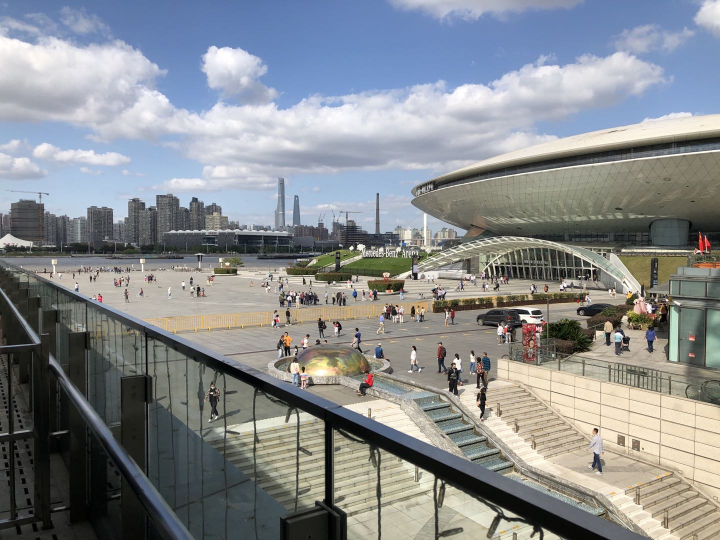
#> input picture Exposure-Fusion/test_images/normal.jpg, 1440 x 1080 px (shown at 1/2 size); its folder holds only this picture in this run
$ python ExposureFusion.py   (older library calls are emulated)
#> lines starting #> are read from the running program, lines starting #| are printed output that depends on the picture
### Exposure-Fusion/Utils.py
from os import listdir
from os.path import isfile, isdir, join
from PIL import Image
from PIL.ExifTags import TAGS
import PIL.ExifTags
import cv2
import os.path
import rawpy
import numpy as np

def show_image(image, name="Display"):
    cv2.namedWindow(name, cv2.WINDOW_AUTOSIZE)
    cv2.imshow(name, image)
    cv2.waitKey(0)

def list_files(FilePath):
    onlyfiles = [f for f in listdir(FilePath) if isfile(join(FilePath, f))]
    return onlyfiles

# [6 lines left out: function read_raw_image, not called in this run]

# retrieve file extension
def file_extension(path):
    return os.path.splitext(path)[1]

def get_image_stack(folderPath):
    files = list_files(folderPath)
    imageStack = []
    for file in files:
        filePath = join(folderPath,file)
        if(file_extension(filePath)=='.jpg'):
            currImage = cv2.imread(filePath)
#> currImage is the input picture: shape (1080, 1440, 3); mean B, G, R 142.2, 139.1, 135.5
        elif(file_extension(filePath)=='.dng'):
            currImage = read_raw_image(filePath)
        imageStack.append(currImage)
    return np.array(imageStack)

def rgb2gray(rgb_image):
    gray_image = cv2.cvtColor(rgb_image, cv2.COLOR_BGR2GRAY)
    return gray_image

def rgb2yuv(rgb_image):
    yuv_image = cv2.cvtColor(rgb_image, cv2.COLOR_BGR2YUV)
    return yuv_image

def yuv2rgb(yuv_image):
    rgb_image = cv2.cvtColor(yuv_image, cv2.COLOR_YUV2RGB)
    return rgb_image


# [6 lines that do not run on import are left out]

### Exposure-Fusion/GetWeight.py
from Utils import *
import math

import matplotlib.pyplot as plt
import matplotlib

# Used in get_well_exposedness()
SIGMA = 0.2

# Weight power
WC = 0.1
WS = 0.1
WE = 1

CSHIFT = 0
SSHIFT = 0

# constant
E = 2.7182818


def get_contrast(gray_image):
    """ Laplacian Filter"""
    dst = cv2.Laplacian(gray_image, cv2.CV_16S, ksize=3)
    abs_dst = cv2.convertScaleAbs(dst)

    abs_dst = np.array(abs_dst) / 255.0 + CSHIFT
    return abs_dst


def get_saturation(image):
    """ return the the standard deviation within the R,
     G and B channel, at each pixel"""
    norm_image = image / 255.0
    std = np.std(norm_image, axis=2)
    std = std + SSHIFT
    return std


def get_well_exposedness(image):
    # [4 lines of commented-out code are left out]
    gray = rgb2gray(image) / 255
    exposedness = -0.5*(gray-0.56)**2/SIGMA**2
    exposedness = np.power(E, exposedness)
    return exposedness


def normalize_weight(weight_list):
    weight_list = np.array(weight_list) + 1e-12 # avoid division by zero
    weight_sum = np.sum(weight_list, axis=0)
    norm_weight_list = []

    " normalize "
    for weight in weight_list:
        weight = weight / weight_sum
        norm_weight_list.append(weight)

    return np.array(norm_weight_list)

def smooth_weight_list(wl):
    nwl = []
    for w in wl:
        w = cv2.GaussianBlur(w, (15, 15), 30)
        w = cv2.GaussianBlur(w, (15, 15), 30)
        nwl.append(w)
    return nwl

def get_weight(image_list):
    contrast_list = []
    saturation_list = []
    well_exposedness_list = []

    for image in image_list:
        """ get contrast """
        gray_image = rgb2gray(image)
        contrast_map = get_contrast(gray_image)
        contrast_list.append(contrast_map)

        """ get saturation """
        saturation_map = get_saturation(image)
        saturation_list.append(saturation_map)

        """ get well exposedness """
        exposedness_map = get_well_exposedness(image)
        well_exposedness_list.append(exposedness_map)
#> this loop made 1 pass
#> pass 1, in rgb2gray, `gray_image = cv2.cvtColor(rgb_image, cv2.COLOR_BGR2GRAY)`:
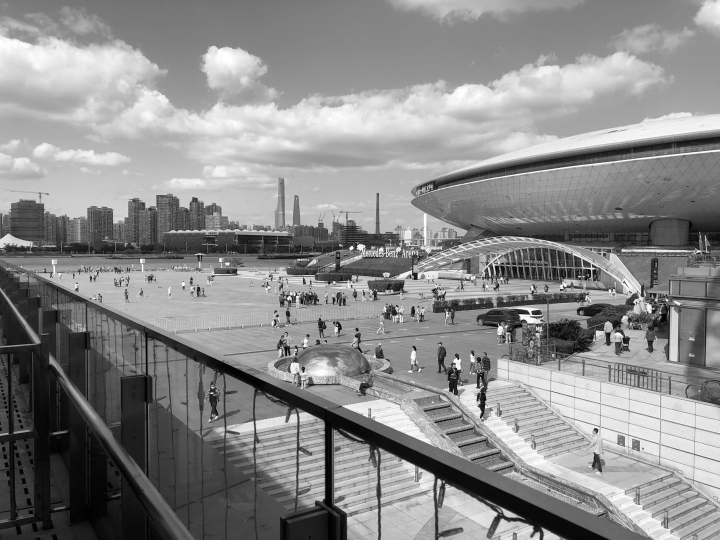
#> gray_image: shape (1080, 1440) (shown at 1/2 size); min 0, max 255, mean 138.3
#> pass 1, in get_contrast, `dst = cv2.Laplacian(gray_image, cv2.CV_16S, ksize=3)`:
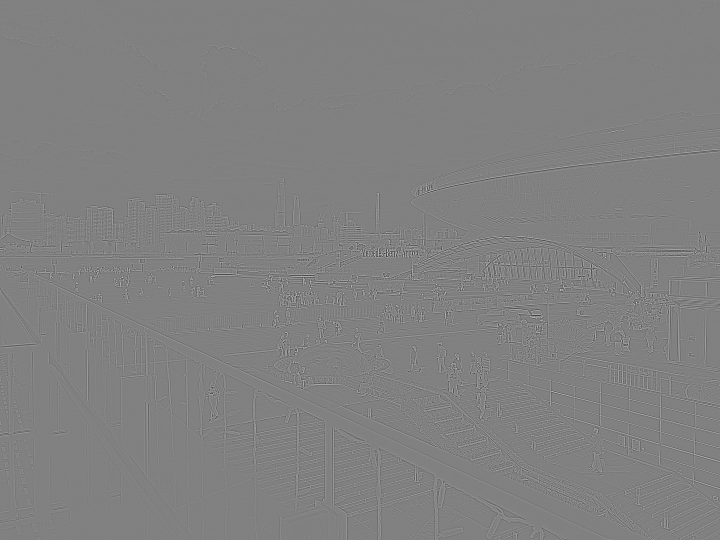
#> dst: shape (1080, 1440) int16 (shown at 1/2 size); min -1238, max 1210, mean 0; drawn with min black and max white
#> pass 1, in get_contrast, `abs_dst = cv2.convertScaleAbs(dst)`:
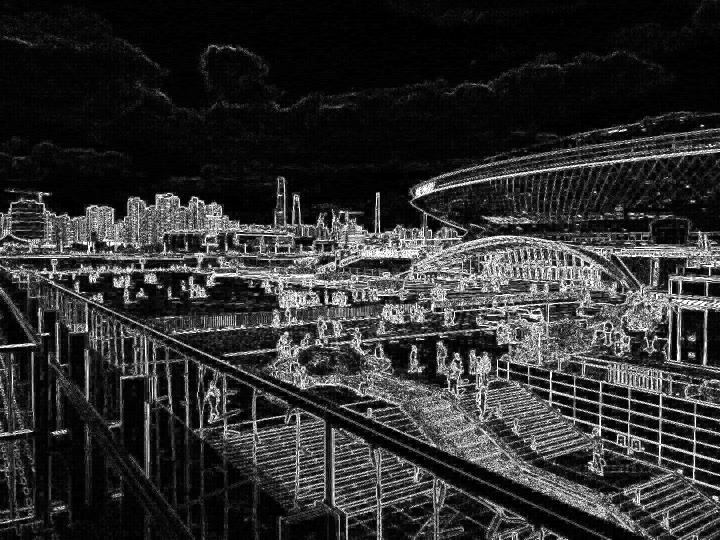
#> abs_dst: shape (1080, 1440) (shown at 1/2 size); min 0, max 255, mean 46.5
#> after the loop, contrast_list = 1 item; saturation_list = 1 item; well_exposedness_list = 1 item

    """ convert to np.array """
    contrast_list = np.array(contrast_list)
    saturation_list = np.array(saturation_list)
    well_exposedness_list = np.array(well_exposedness_list)

    """ compute weight """
    weight_list = np.power(contrast_list, WC) * np.power(saturation_list, WS) + np.power(well_exposedness_list, WE)
    weight_list = smooth_weight_list(weight_list)
#> the loop in smooth_weight_list, `for w in wl:` made 1 pass
#> pass 1, in smooth_weight_list, `w = cv2.GaussianBlur(w, (15, 15), 30)`:
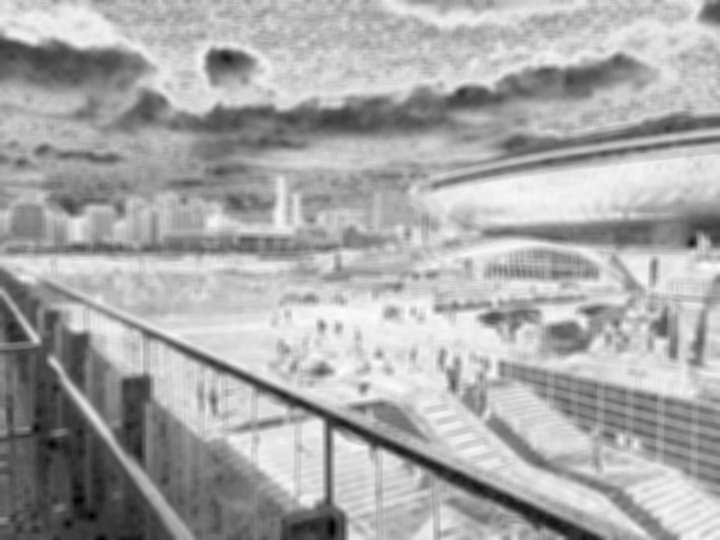
#> w: shape (1080, 1440) float64 (shown at 1/2 size); min 0.0233, max 1.61, mean 1.08; drawn with min black and max white
#> weight_list = 1 item
    normalized_weight_list = normalize_weight(weight_list)
#> the loop in normalize_weight, `for weight in weight_list:` made 1 pass

    return normalized_weight_list


# [5 lines that do not run on import are left out]


### Exposure-Fusion/ExposureFusion.py
from GetWeight import get_weight
from Utils import get_image_stack, show_image
from Pyramid import *

# expand weight list to have rgb 3 channels
# it is very likely that numpy can handle it gracefully
# but I haven't found that method
def expand_weight(weight_list):
    shape = weight_list.shape
#> shape = (1, 1080, 1440)
    expanded_weight_list = np.zeros((shape[0], shape[1], shape[2], 3))
    expanded_weight_list[:,:,:,0] = weight_list
    expanded_weight_list[:,:,:,1] = weight_list
    expanded_weight_list[:,:,:,2] = weight_list
    return expanded_weight_list


def exposure_fusion(image_list):
    weight_list = get_weight(image_list)
    expanded_weight_list = expand_weight(weight_list)
    fused_image = expanded_weight_list * image_list
    fused_image = np.sum(fused_image, axis=0)

    return fused_image

""" 1) construct gaussian pyramid of weights and laplacian pyramid of images,
    2) multiply them
    3) reconsturt output image from the laplacian pyramid
"""
def fusion(image_list, weight_list):
    # get weight pyramid
    weight_pyr_list = []
    for w in weight_list:
        gw = gauss_pyramid(w)
        weight_pyr_list.append(gw)

    for i in range(len(weight_pyr_list)):
        w_pyr = weight_pyr_list[i]
        w_pyr = w_pyr[0:-1]
        w_pyr.reverse()
        weight_pyr_list[i] = w_pyr

    # get image pyramid
    image_pyr_list = []
    for image in image_list:
        li = laplacian_pyramid(image)
        image_pyr_list.append(li)

    # fuse
    fused_pyr_list = []
    for w_pyr, i_pyr in zip(weight_pyr_list, image_pyr_list):
        fused_pyr_list.append(multi_pyr(w_pyr, i_pyr))
    fused_pyr = np.sum(fused_pyr_list, axis=0)

    # reconsturct
    fused_image = reconstruct_pyramid(fused_pyr)

    return fused_image


if __name__ == "__main__":
    image_list = get_image_stack("test_images")
    fused_image = exposure_fusion(image_list)
    fused_image = fused_image / 255.0

    show_image(fused_image, "fused image")
    cv2.imwrite("./result/result.jpg", fused_image * 255.0)

$ run again, on Exposure-Fusion/test_images/over.jpg
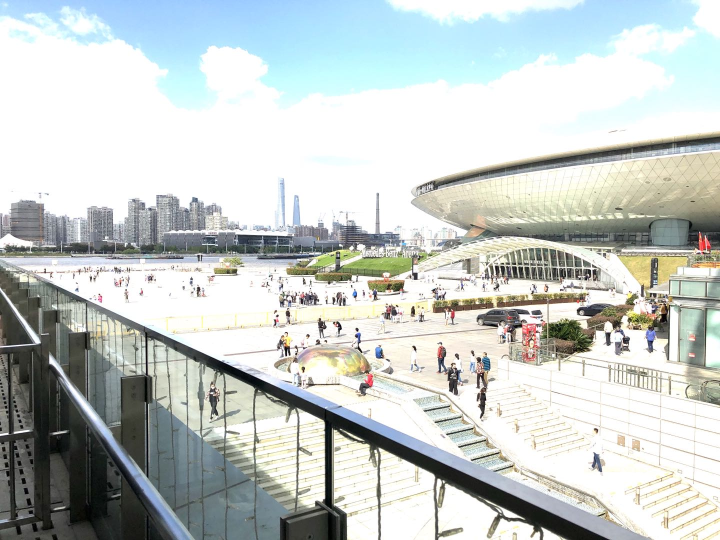
#> input picture Exposure-Fusion/test_images/over.jpg, 1440 x 1080 px (shown at 1/2 size)
#> in get_image_stack, currImage is the input picture: shape (1080, 1440, 3); mean B, G, R 200.4, 202.7, 196.6
#> the loop in get_weight, `for image in image_list:` made 1 pass
#> pass 1, in get_contrast, `abs_dst = cv2.convertScaleAbs(dst)`:
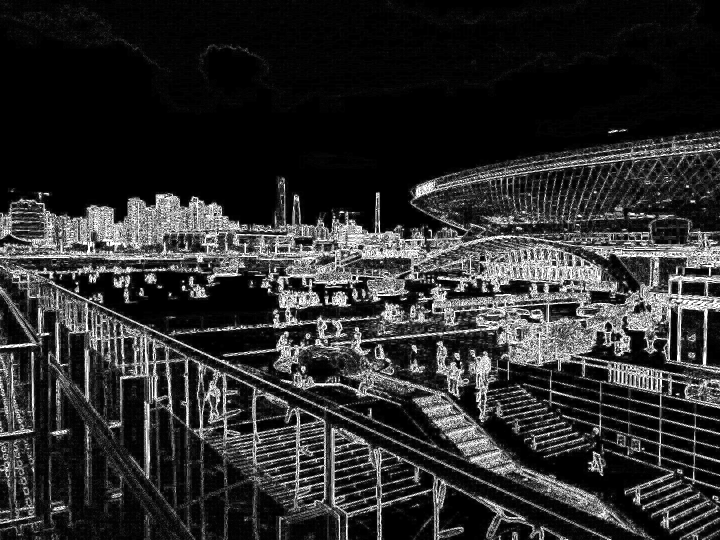
#> abs_dst: shape (1080, 1440) (shown at 1/2 size); min 0, max 255, mean 44.7
#> after the loop in get_weight, `for image in image_list:`: contrast_list = 1 item
#> the loop in smooth_weight_list, `for w in wl:` made 1 pass
#> pass 1, in smooth_weight_list, `w = cv2.GaussianBlur(w, (15, 15), 30)`:
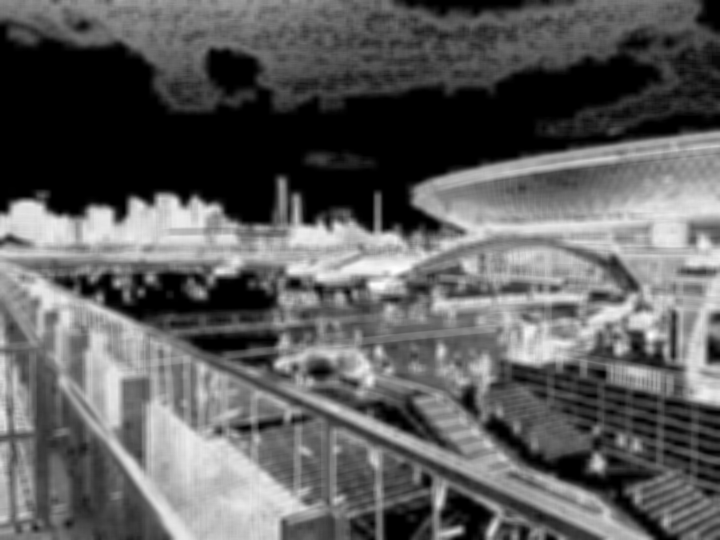
#> w: shape (1080, 1440) float64 (shown at 1/2 size); min 0.0889, max 1.66, mean 0.67; drawn with min black and max white
#> the loop in normalize_weight, `for weight in weight_list:` made 1 pass
